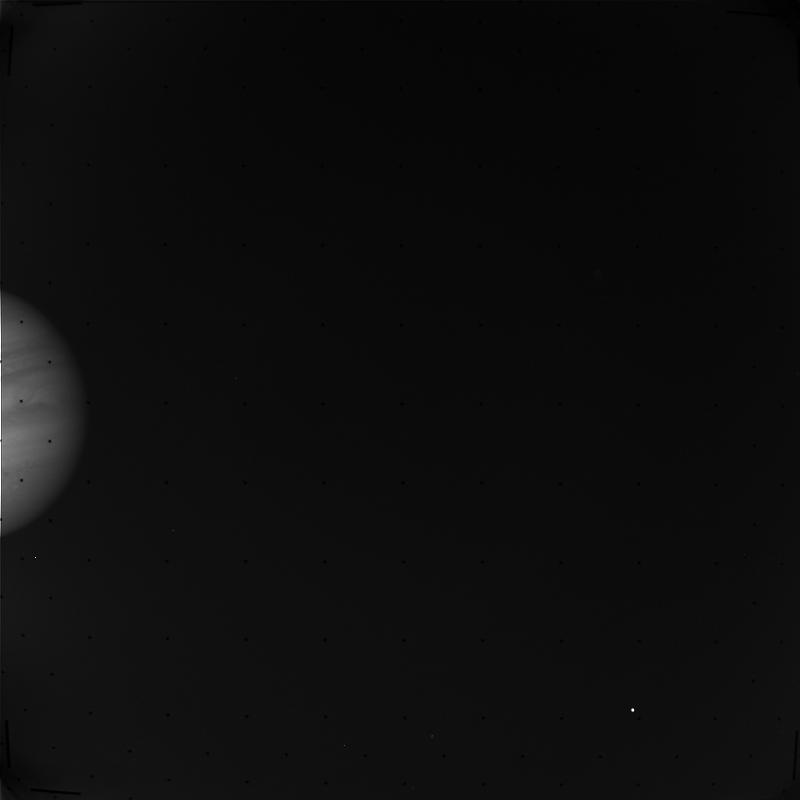
#> input picture test/test3.png, 800 x 800 px
$ python libimg.py   (Python 2 division)   (older library calls are emulated)
#> lines starting #> are read from the running program, lines starting #| are printed output that depends on the picture

# image processing routines


import matplotlib.image as mpim # for imread
import scipy.misc as misc # for imsave
import scipy.ndimage as ndimage # n-dimensional images - for blob detection
import numpy as np # for zeros, array, copy
import cv2 # for hough circle detection


#. should pass any constants into functions
import config


# [38 lines left out: function combineChannels, not called in this run]


def mpim2cv2(im):
    "convert mpim image to cv2 image"
    # im = cv2.cvtColor(im, cv2.COLOR_BGR2GRAY)
    im = cv2.normalize(im, None, 0, 255, cv2.NORM_MINMAX)
    im = im.astype('uint8')
    # [5 lines of commented-out code are left out]
    return im

    # A simple call to the imread method loads our image as a multi-dimensional
    # NumPy array (one for each Red, Green, and Blue component, respectively)
    # im = mpim.imread(infile)
    # OpenCV represents RGB images as multi-dimensional NumPy arrays - but in reverse order!
    # This means that images are actually represented in BGR order rather than RGB!
    # im = cv2.imread(infile)
    # There's an easy fix though.
    # All we need to do is convert the image from BGR to RGB
    # im = cv2.cvtColor(im, cv2.COLOR_BGR2RGB)

    # # output = im.copy()
    # # gray = cv2.cvtColor(im, cv2.COLOR_BGR2GRAY)
    # gray = cv2.cvtColor(im, cv2.COLOR_RGB2GRAY)
    # print type(gray)
    # print gray.shape
    # print type(gray[0,0])

    # gray = im.copy()
    # rotate 180deg
    # rows, cols = gray.shape
    # M = cv2.getRotationMatrix2D((cols/2,rows/2),180,1)
    # gray = cv2.warpAffine(gray, M, (cols, rows))


# [7 lines left out: function drawCircle, not called in this run]


def findBoundingBoxByCircle(im):
    "Find the bounding box enclosing the best circle in image and return it."
    circle = findCircle(im)
    if circle!=None:
        (x,y,r) = circle
        #. note: x and y are reversed (rows given first?)
        x1 = y-r
        x2 = y+r
        y1 = x-r
        y2 = x+r
    else:
        # if no circles just return the whole image
        x1 = 0
        x2 = im.shape[0] - 1
        y1 = 0
        y2 = im.shape[1] - 1
    boundingBox = [x1,y1,x2,y2]
    return boundingBox


def findCircle(im):
    "find best(?) circle in given image/file"
    circles = findCircles(im)
    if circles!=None:
        circle = circles[0]
        return circle # (x,y,r)
    else:
        return None


def findCircles(im):
    "find circles in the given image/file"

    # convert mpim image to cv2 image format
    im = mpim2cv2(im)

    gray = im

    # param1  -  First method-specific parameter. In case of CV_HOUGH_GRADIENT
    # , it is the higher threshold of the two passed to the Canny() edge
    # detector (the lower one is twice smaller).
    # Param 1 will set the sensitivity; how strong the edges of the circles need
    # to be. Too high and it won't detect anything, too low and it will find too
    # much clutter.

    # param2  -  Second method-specific parameter. In case of CV_HOUGH_GRADIENT
    # , it is the accumulator threshold for the circle centers at the detection
    # stage. The smaller it is, the more false circles may be detected. Circles,
    # corresponding to the larger accumulator values, will be returned first.
    # Param 2 will set how many edge points it needs to find to
    # declare that it's found a circle. Again, too high will detect nothing, too
    # low will declare anything to be a circle. The ideal value of param 2 will
    # be related to the circumference of the circles.

    # So, as you can see, internally the HoughCircles function calls the Canny
    # edge detector, this means that you can use a gray image in the function,
    # instead of their contours.


    dp = 1.2 # size of parameter space relative to input image
    minDist = 1000 # distance between circles
    # minDist = 1 # distance between circles
    param1=0.1
    param2=200
    minRadius=10
    maxRadius=100
    circles = cv2.HoughCircles(gray, cv2.cv.CV_HOUGH_GRADIENT,
                               dp, minDist, param1, param2, minRadius, maxRadius)
    if circles is not None:
        circles = np.round(circles[0,:]).astype('int')
        return circles # array of (x,y,r)
    else:
        return None


# [198 lines left out: functions centerImageFile, centerImage, drawBoundingBox, findBoundingBox, findBoundingBoxByBlob, findBoundingBoxByEdges, not called in this run]


def test():
    print 'start'

    # infile = 'test/test.png'  # simple view
    # infile = 'test/test2.png'  # gap in planet
    infile = 'test/test3.png'  # limb at edge of image; center offscreen

    # load image
    im = mpim.imread(infile)
#> im is the input picture: shape (800, 800) float32; min 0, max 1, mean 0.0524

    # rotate image
    im = np.rot90(im, 2) # rotate by 180
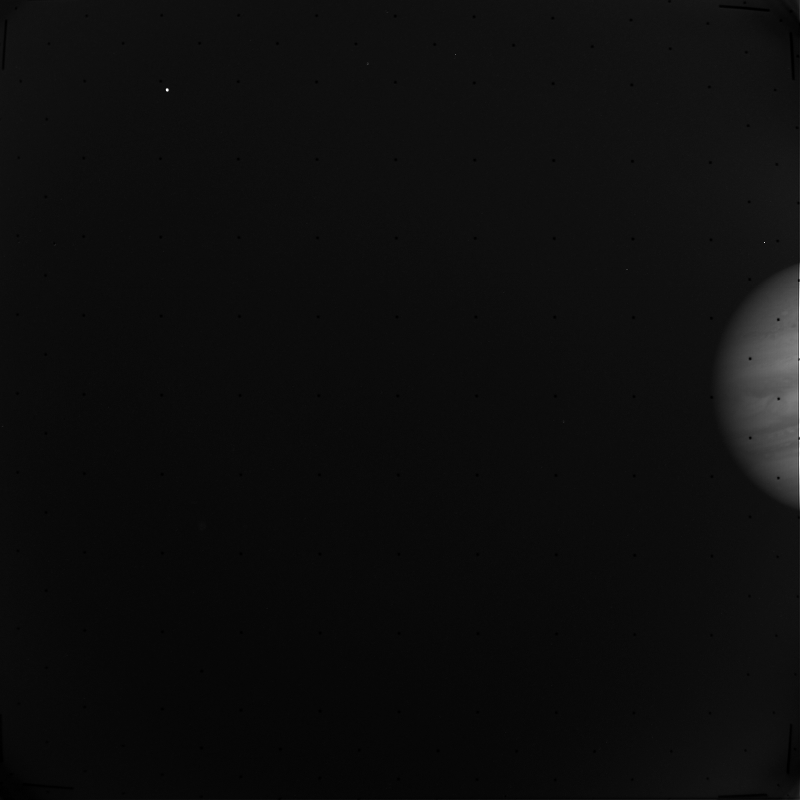
#> im: shape (800, 800) float32; min 0, max 1, mean 0.0524

    # [9 lines of commented-out code are left out]
    boundingBox = findBoundingBoxByCircle(im)
#> in findCircles, `circles = cv2.HoughCircles(gray, cv2.cv.CV_HOUGH_GRADIENT, dp, minDist..`: circles = [[169.8, 340.2, 629.7]]
#> in findCircles, `circles = np.round(circles[0,:]).astype('int')`: circles = [[170, 340, 630]]
    # boundingBox = findBoundingBox(im)
    print boundingBox

    # draw bounding box
    im = drawBoundingBox(im, boundingBox)

    # save image
    misc.imsave('test/test_bounding_box.png', im)

    # center image
    im = centerImage(im, boundingBox)

    # draw crosshairs
    im[399, 0:799] = 0.25
    im[0:799, 399] = 0.25

    # save image
    misc.imsave('test/test_centered.png', im)

    # test the center_image_file fn
    # centerImageFile(infile, 'test/test_cif.png')
    centerImageFile(infile, 'test/test_cif.png', True)

    print 'done.'


if __name__ == '__main__':
#> (the run stopped early here; a loop or call above may not have finished)

$ run again, with experiments/composites/orange.png copied over test/test3.png
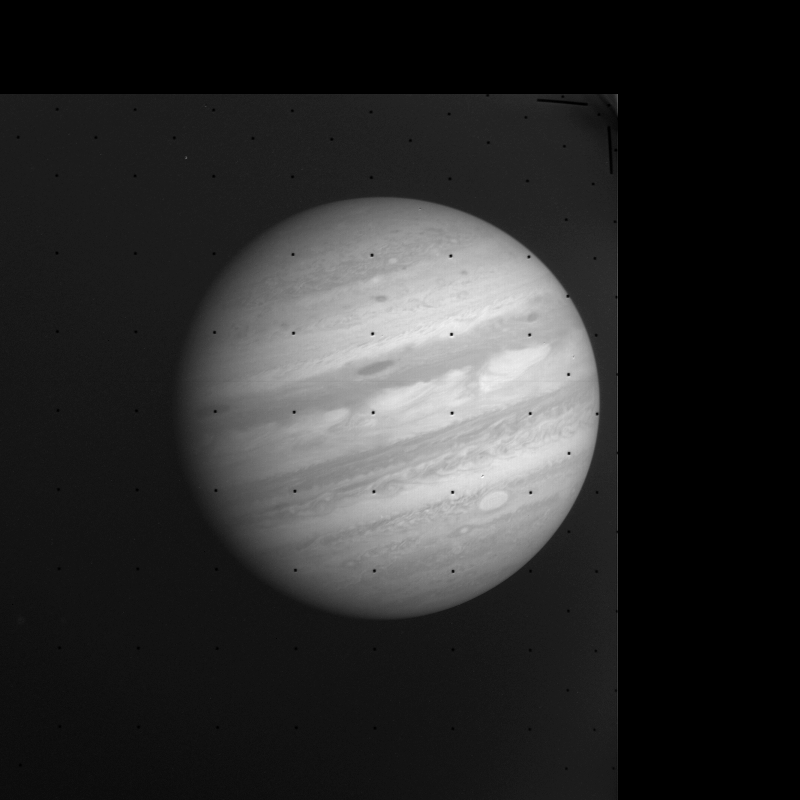
#> input picture experiments/composites/orange.png, 800 x 800 px
#> in test, im is the input picture: shape (800, 800) float32; min 0, max 1, mean 0.171
#> in test, `im = np.rot90(im, 2)`:
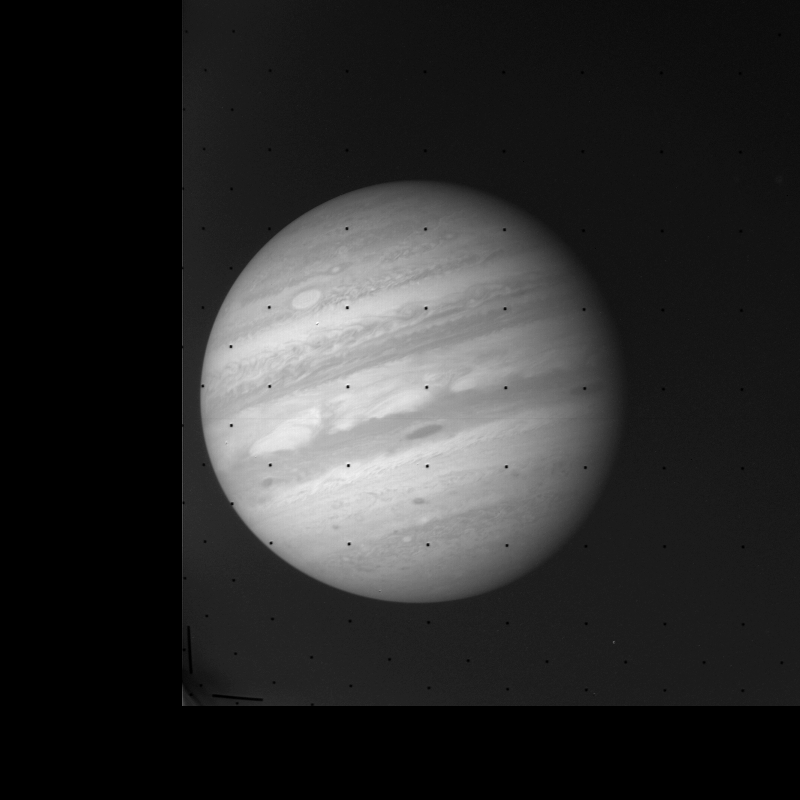
#> im: shape (800, 800) float32; min 0, max 1, mean 0.171
#> in findCircles, `circles = cv2.HoughCircles(gray, cv2.cv.CV_HOUGH_GRADIENT, dp, minDist..`: circles = [[407.4, 394.2, 207]]
#> in findCircles, `circles = np.round(circles[0,:]).astype('int')`: circles = [[407, 394, 207]]

$ run again, with experiments/composites/green.png copied over test/test3.png
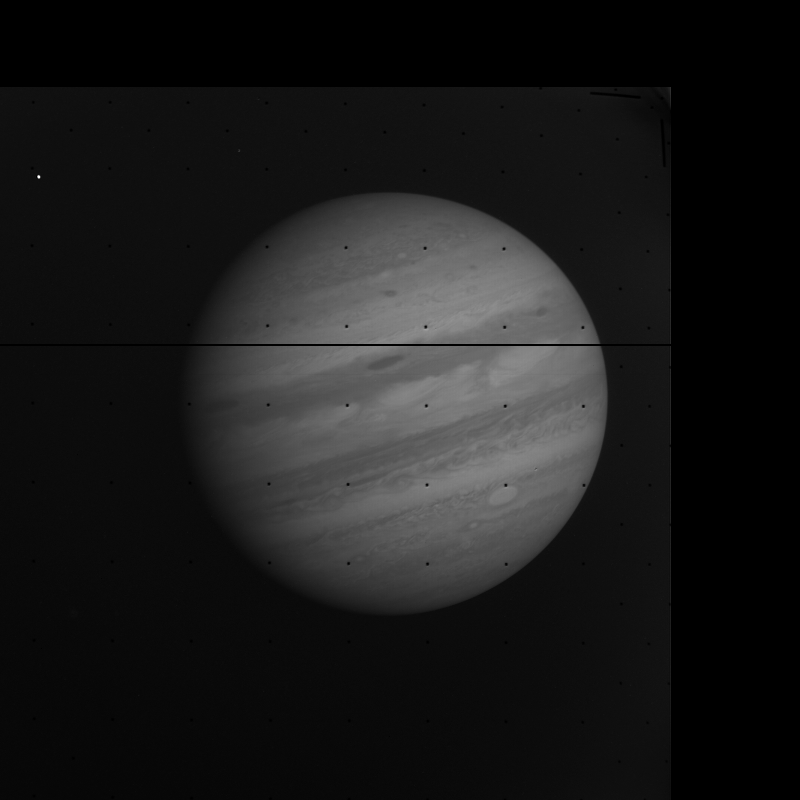
#> input picture experiments/composites/green.png, 800 x 800 px
#> in test, im is the input picture: shape (800, 800) float32; min 0, max 1, mean 0.102
#> in test, `im = np.rot90(im, 2)`:
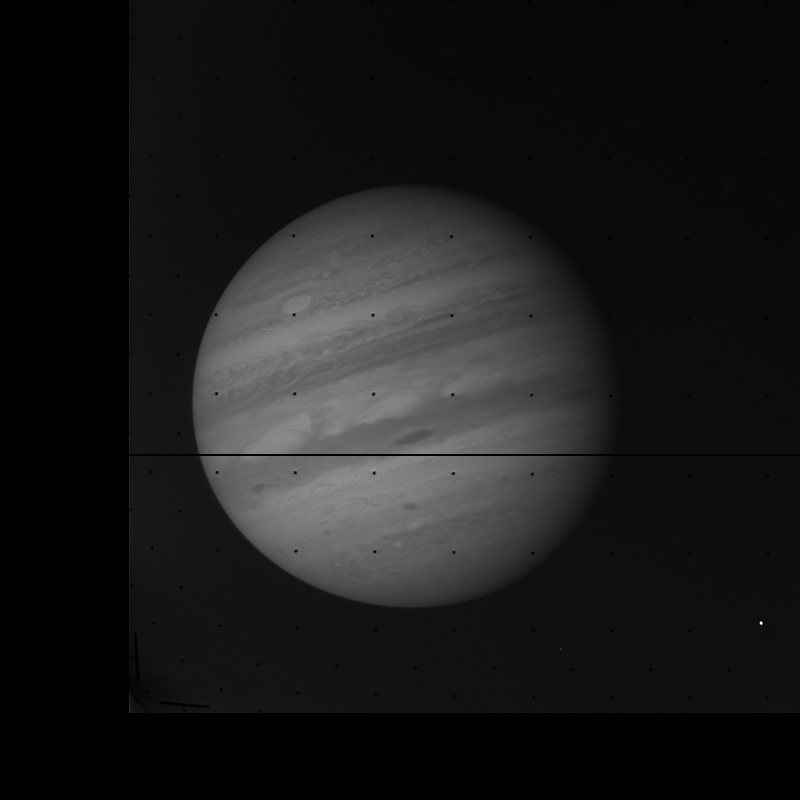
#> im: shape (800, 800) float32; min 0, max 1, mean 0.102
#> in findCircles, `circles = cv2.HoughCircles(gray, cv2.cv.CV_HOUGH_GRADIENT, dp, minDist..`: circles = [[395.4, 399, 203.8]]
#> in findCircles, `circles = np.round(circles[0,:]).astype('int')`: circles = [[395, 399, 204]]
